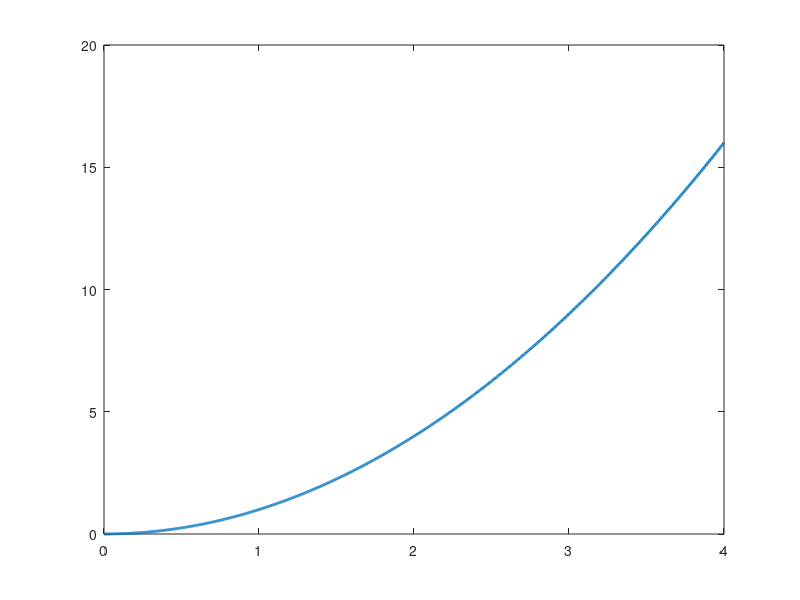

This chart was generated by the following MATLAB code: (Note: this script raises an error after producing the figure.)
clear;clc;
sig_in = linspace(0,4,1e3);
Vsat = 1;
P_range = [1,2,10,100];
% sig_out = (1+(sig_in./Vsat).^(2*P)).^(1/P);
figure
plot(sig_in,sig_in.^2,'linewidth',2);hold on 
for pp = 1:length(P_range)
    sig_out = get_rapp_square( sig_in,Vsat,P_range(pp));
    plot(sig_in,sig_out,'linewidth',2);hold on 
end
ylim([0,1.1])
grid on
legend('True Square', 'P = 1', 'P = 2', 'P = 10', 'P = 100')